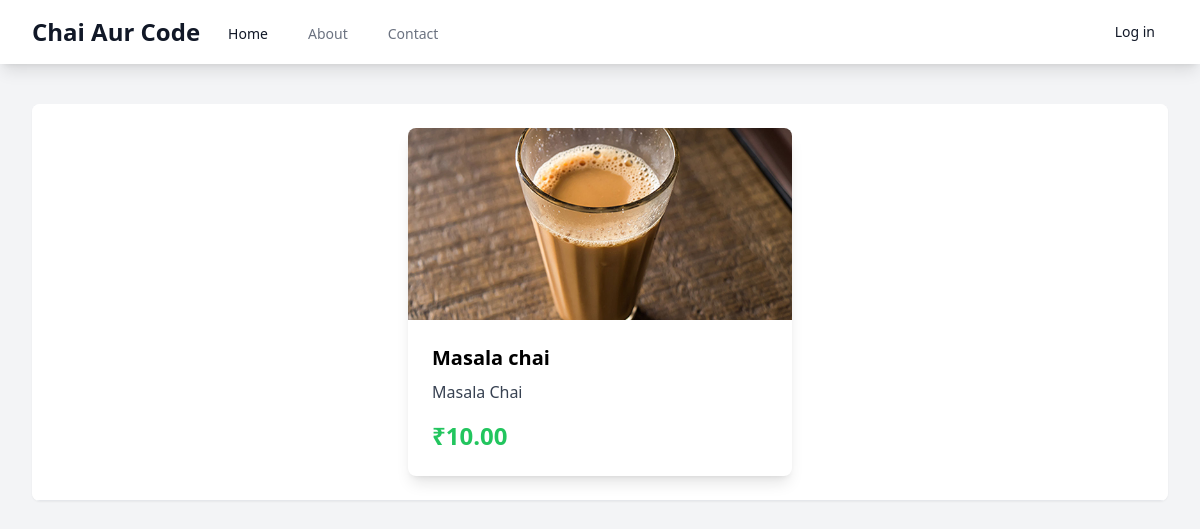
Page /chai/1/ on the committed database.
### chai/models.py (models this page shows, shortened)
class ChaiVariety(models.Model):
    CHAI_TYPE_CHOICES = [
        ('GR', 'GINGER'),
        ('ML', 'MASALA'),
        ('BL', 'BLACK'),
        ('CH', 'CHAI LATTE'),
        ('HD', 'HERBAL DECAF'),
        ('MT', 'MATCHA'),
        ('GR', 'GREEN'),
        ('WH', 'WHITE'),
        ('OL', 'OOLONG'),
    ]
    name = models.CharField(max_length=100)
    image = models.ImageField(upload_to='chai/')
    date_added = models.DateTimeField(default=timezone.now)
    type = models.CharField(max_length=2, choices=CHAI_TYPE_CHOICES)
    description = models.TextField(default='')
    price = models.DecimalField(default=0, max_digits=5, decimal_places=2)

### chai/views.py (the view)
# urls.py: path('<int:chai_id>/', views.chai_detail, name='chai_detail'),
def chai_detail(request, chai_id):
    chai = get_object_or_404(ChaiVariety, pk=chai_id)
    return render(request, 'chai/chai_detail.html', {'chai':chai})

### chai/templates/chai/chai_detail.html (shortened to what this page needs)
{% extends "layout.html" %}
{% block content %}
<div class="max-w-sm mx-auto bg-white rounded-lg shadow-lg overflow-hidden">
    <img class="w-full h-48 object-cover" src="{{chai.image.url}}" alt="">
    <div class="p-6">
        <h3 class="text-xl font-semibold mb-2">{{chai.name}}</h3>
        <p class="text-gray-700 mb-4">{{chai.description}}</p>
        <h2 class="text-2xl font-bold text-green-500">₹{{chai.price}}</h2>
    </div>
</div>
{% endblock content %}

### rows in the picture
ChaiVariety: image (picture), name "Masala chai", description "Masala Chai", price "10.00"
